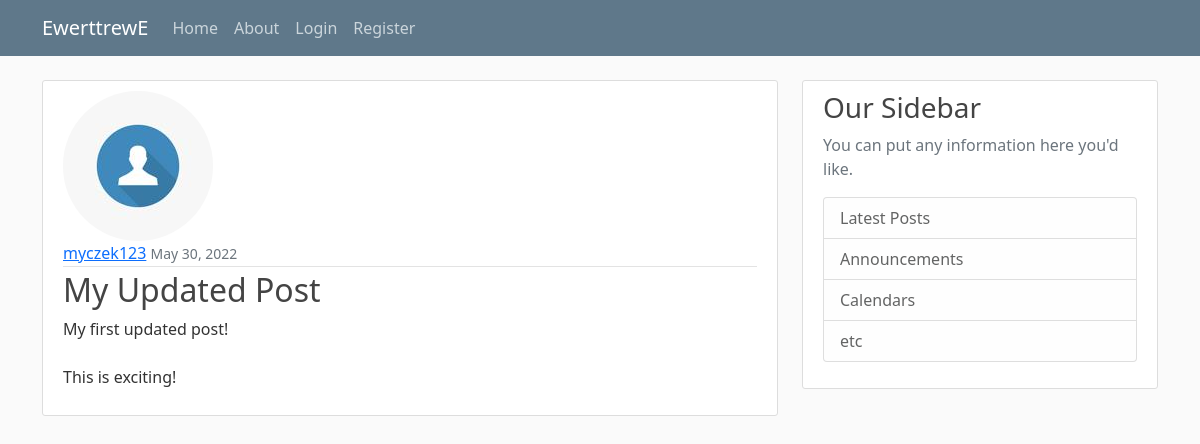
Screenshot of /post/46/ with the database file from the repository.
### blog/models.py (models this page shows, shortened)
class Post(models.Model):
	title = models.CharField(max_length=100)
	content = models.TextField()
	date_posted = models.DateTimeField(default=timezone.now)
	author = models.ForeignKey(User, on_delete=models.CASCADE)
	"""
	zeby moc w jakis sposob powiedziec browserowi ze chcemy konkretny post
	mozemy uzyc reverse. Rozni sie tym od redirecta ze redirect przerzuca nas
	do specjalnie wyznaczonego routa, natomiast reverse
	zwroci cala sciezke URL jako string do tego routa i dlatego chcemy reverse
	bo korzystamy z klasy i ona zrobi to za nas i sama nas zredirectuje
	"""

### users/models.py (models this page shows, shortened)
class Profile(models.Model):
	user = models.OneToOneField(User, on_delete=models.CASCADE)
	image = models.ImageField(default='default.jpg', upload_to='profile_pics')

### blog/views.py (the view)
# urls.py: path('post/<int:pk>/', PostDetailView.as_view(), name='post-detail'),
class PostDetailView(DetailView):
	model = Post

### blog/templates/blog/post_detail.html (shortened to what this page needs)
{% extends "blog/base.html" %}
{% block content %}
	<article class="media content-section">
	    <img class="rounded-circle article-image"src="{{ object.author.profile.image.url }}">
	    <div class="media-body">
	    	<div class="article-metadata">
	      		<a class="mr-2" href="{% url 'user-posts' object.author.username %}">{{ object.author }}</a>
	      		<small class="text-muted">{{ object.date_posted|date:"F d, Y" }}</small>
	    	</div>
	    	<h2 class="article-title">{{ object.title }}</h2>
	    	<p class="article-content">{{ object.content }}</p>
	  	</div>
	</article>
{% endblock content %}

### blog/static/blog/main.css (style rules this page uses)
body { background: #fafafa; color: #333333; margin-top: 5rem; }
h1, h2, h3, h4, h5, h6 { color: #444444; }
.content-section { background: #ffffff; padding: 10px 20px; border: 1px solid #dddddd; border-radius: 3px; margin-bottom: 20px; }
.article-title { color: #444444; }
.article-content { white-space: pre-line; }
.article-metadata { padding-bottom: 1px; margin-bottom: 4px; border-bottom: 1px solid #e3e3e3 }

### rows the page displays
Post: author.profile.image (placeholder picture), author "myczek123", date_posted "May 30, 2022", title "My Updated Post", content "My first updated post! This is exciting!"
